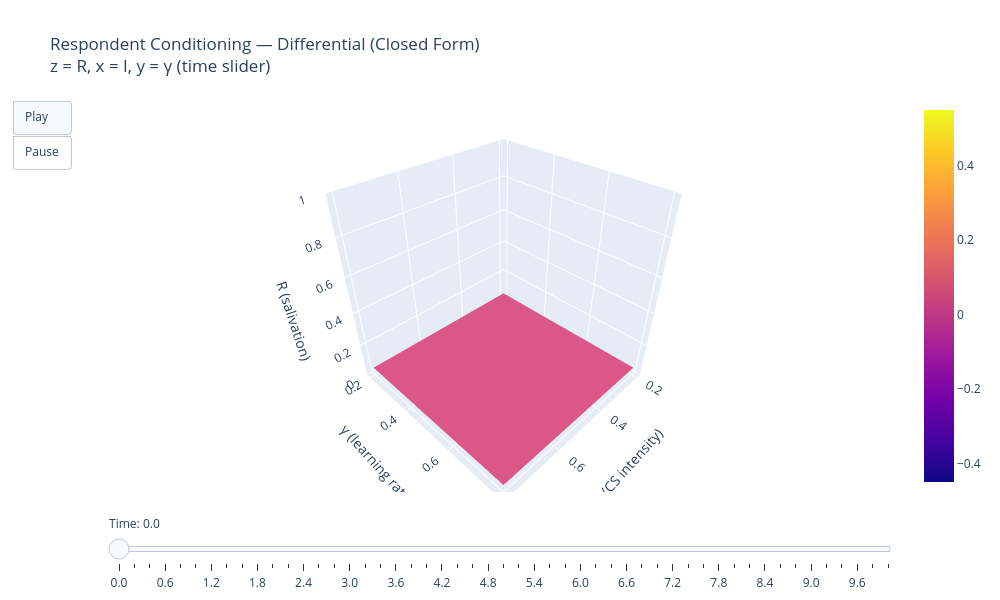

The code cell stored with this chart in its notebook:
### Code cell
# ---------------- 3) Differential (closed-form) ----------------
# dR/dt = γ I (1 - R)  =>  R(t) = 1 - (1 - R0) exp(-γ I t)
time_ct = np.linspace(0.0, 10.0, 51)

def differential_surface_at_time(tval):
    return 1.0 - (1.0 - R0) * np.exp(-G_grid * I_grid * tval)

frames_ct = []
for i, tval in enumerate(time_ct):
    Z = differential_surface_at_time(tval)
    frames_ct.append(go.Frame(data=[go.Surface(z=Z, x=I_grid, y=G_grid, showscale=False)],
                              name=f"t_{i}"))

fig_ct = go.Figure(
    data=[go.Surface(z=differential_surface_at_time(0.0), x=I_grid, y=G_grid, showscale=True)],
    layout=go.Layout(
        height=600,
        width=1000,
        title="Respondent Conditioning — Differential (Closed Form)<br>z = R, x = I, y = γ (time slider)",
        scene=dict(
            xaxis_title="I (CS intensity)",
            yaxis_title="γ (learning rate)",
            zaxis_title="R (salivation)",
            zaxis=dict(range=[0, 1]),  # lock z limits
            aspectmode='cube'
        ),
        updatemenus=[dict(type="buttons",
                          buttons=[dict(label="Play",
                                        method="animate",
                                        args=[None, dict(frame=dict(duration=120, redraw=True),
                                                         fromcurrent=True, transition=dict(duration=0))]),
                                   dict(label="Pause",
                                        method="animate",
                                        args=[[None], dict(frame=dict(duration=0, redraw=False),
                                                           mode="immediate")])])],
        sliders=[dict(
            steps=[dict(method="animate",
                        args=[[f"t_{i}"],
                              dict(mode="immediate",
                                   frame=dict(duration=0, redraw=True),
                                   transition=dict(duration=0))],
                        label=f"{time_ct[i]:.1f}")
                   for i in range(len(time_ct))],
            currentvalue=dict(prefix="Time: ")
        )]
    ),
    frames=frames_ct
)

fig_ct.show()

### Figure 1 — Plotly figure (JSON) as saved in the notebook; plotly's stock layout.template omitted (floating-point values rounded to 4 significant figures)
{"data": [{"showscale": true, "type": "surface", "x": [[0.2, 0.5, 0.8], [0.2, 0.5, 0.8], [0.2, 0.5, 0.8]], "y": [[0.2, 0.2, 0.2], [0.5, 0.5, 0.5], [0.8, 0.8, 0.8]], "z": [[0.05, 0.05, 0.05], [0.05, 0.05, 0.05], [0.05, 0.05, 0.05]]}], "layout": {"height": 600, "scene": {"aspectmode": "cube", "xaxis": {"title": {"text": "I (CS intensity)"}}, "yaxis": {"title": {"text": "γ (learning rate)"}}, "zaxis": {"range": [0, 1], "title": {"text": "R (salivation)"}}}, "sliders": [{"currentvalue": {"prefix": "Time: "}, "steps": [{"args": [["t_0"], {"frame": {"duration": 0, "redraw": true}, "mode": "immediate", "transition": {"duration": 0}}], "label": "0.0", "method": "animate"}, {"args": [["t_1"], {"frame": {"duration": 0, "redraw": true}, "mode": "immediate", "transition": {"duration": 0}}], "label": "0.2", "method": "animate"}, {"args": [["t_2"], {"frame": {"duration": 0, "redraw": true}, "mode": "immediate", "transition": {"duration": 0}}], "label": "0.4", "method": "animate"}, {"args": [["t_3"], {"frame": {"duration": 0, "redraw": true}, "mode": "immediate", "transition": {"duration": 0}}], "label": "0.6", "method": "animate"}, {"args": [["t_4"], {"frame": {"duration": 0, "redraw": true}, "mode": "immediate", "transition": {"duration": 0}}], "label": "0.8", "method": "animate"}, {"args": [["t_5"], {"frame": {"duration": 0, "redraw": true}, "mode": "immediate", "transition": {"duration": 0}}], "label": "1.0", "method": "animate"}, {"args": [["t_6"], {"frame": {"duration": 0, "redraw": true}, "mode": "immediate", "transition": {"duration": 0}}], "label": "1.2", "method": "animate"}, {"args": [["t_7"], {"frame": {"duration": 0, "redraw": true}, "mode": "immediate", "transition": {"duration": 0}}], "label": "1.4", "method": "animate"}, {"args": [["t_8"], {"frame": {"duration": 0, "redraw": true}, "mode": "immediate", "transition": {"duration": 0}}], "label": "1.6", "method": "animate"}, {"args": [["t_9"], {"frame": {"duration": 0, "redraw": true}, "mode": "immediate", "transition": {"duration": 0}}], "label": "1.8", "method": "animate"}, {"args": [["t_10"], {"frame": {"duration": 0, "redraw": true}, "mode": "immediate", "transition": {"duration": 0}}], "label": "2.0", "method": "animate"}, {"args": [["t_11"], {"frame": {"duration": 0, "redraw": true}, "mode": "immediate", "transition": {"duration": 0}}], "label": "2.2", "method": "animate"}, {"args": [["t_12"], {"frame": {"duration": 0, "redraw": true}, "mode": "immediate", "transition": {"duration": 0}}], "label": "2.4", "method": "animate"}, {"args": [["t_13"], {"frame": {"duration": 0, "redraw": true}, "mode": "immediate", "transition": {"duration": 0}}], "label": "2.6", "method": "animate"}, {"args": [["t_14"], {"frame": {"duration": 0, "redraw": true}, "mode": "immediate", "transition": {"duration": 0}}], "label": "2.8", "method": "animate"}, {"args": [["t_15"], {"frame": {"duration": 0, "redraw": true}, "mode": "immediate", "transition": {"duration": 0}}], "label": "3.0", "method": "animate"}, {"args": [["t_16"], {"frame": {"duration": 0, "redraw": true}, "mode": "immediate", "transition": {"duration": 0}}], "label": "3.2", "method": "animate"}, {"args": [["t_17"], {"frame": {"duration": 0, "redraw": true}, "mode": "immediate", "transition": {"duration": 0}}], "label": "3.4", "method": "animate"}, {"args": [["t_18"], {"frame": {"duration": 0, "redraw": true}, "mode": "immediate", "transition": {"duration": 0}}], "label": "3.6", "method": "animate"}, {"args": [["t_19"], {"frame": {"duration": 0, "redraw": true}, "mode": "immediate", "transition": {"duration": 0}}], "label": "3.8", "method": "animate"}, {"args": [["t_20"], {"frame": {"duration": 0, "redraw": true}, "mode": "immediate", "transition": {"duration": 0}}], "label": "4.0", "method": "animate"}, {"args": [["t_21"], {"frame": {"duration": 0, "redraw": true}, "mode": "immediate", "transition": {"duration": 0}}], "label": "4.2", "method": "animate"}, {"args": [["t_22"], {"frame": {"duration": 0, "redraw": true}, "mode": "immediate", "transition": {"duration": 0}}], "label": "4.4", "method": "animate"}, {"args": [["t_23"], {"frame": {"duration": 0, "redraw": true}, "mode": "immediate", "transition": {"duration": 0}}], "label": "4.6", "method": "animate"}, {"args": [["t_24"], {"frame": {"duration": 0, "redraw": true}, "mode": "immediate", "transition": {"duration": 0}}], "label": "4.8", "method": "animate"}, {"args": [["t_25"], {"frame": {"duration": 0, "redraw": true}, "mode": "immediate", "transition": {"duration": 0}}], "label": "5.0", "method": "animate"}, {"args": [["t_26"], {"frame": {"duration": 0, "redraw": true}, "mode": "immediate", "transition": {"duration": 0}}], "label": "5.2", "method": "animate"}, {"args": [["t_27"], {"frame": {"duration": 0, "redraw": true}, "mode": "immediate", "transition": {"duration": 0}}], "label": "5.4", "method": "animate"}, {"args": [["t_28"], {"frame": {"duration": 0, "redraw": true}, "mode": "immediate", "transition": {"duration": 0}}], "label": "5.6", "method": "animate"}, {"args": [["t_29"], {"frame": {"duration": 0, "redraw": true}, "mode": "immediate", "transition": {"duration": 0}}], "label": "5.8", "method": "animate"}, {"args": [["t_30"], {"frame": {"duration": 0, "redraw": true}, "mode": "immediate", "transition": {"duration": 0}}], "label": "6.0", "method": "animate"}, {"args": [["t_31"], {"frame": {"duration": 0, "redraw": true}, "mode": "immediate", "transition": {"duration": 0}}], "label": "6.2", "method": "animate"}, {"args": [["t_32"], {"frame": {"duration": 0, "redraw": true}, "mode": "immediate", "transition": {"duration": 0}}], "label": "6.4", "method": "animate"}, {"args": [["t_33"], {"frame": {"duration": 0, "redraw": true}, "mode": "immediate", "transition": {"duration": 0}}], "label": "6.6", "method": "animate"}, {"args": [["t_34"], {"frame": {"duration": 0, "redraw": true}, "mode": "immediate", "transition": {"duration": 0}}], "label": "6.8", "method": "animate"}, {"args": [["t_35"], {"frame": {"duration": 0, "redraw": true}, "mode": "immediate", "transition": {"duration": 0}}], "label": "7.0", "method": "animate"}, {"args": [["t_36"], {"frame": {"duration": 0, "redraw": true}, "mode": "immediate", "transition": {"duration": 0}}], "label": "7.2", "method": "animate"}, {"args": [["t_37"], {"frame": {"duration": 0, "redraw": true}, "mode": "immediate", "transition": {"duration": 0}}], "label": "7.4", "method": "animate"}, {"args": [["t_38"], {"frame": {"duration": 0, "redraw": true}, "mode": "immediate", "transition": {"duration": 0}}], "label": "7.6", "method": "animate"}, {"args": [["t_39"], {"frame": {"duration": 0, "redraw": true}, "mode": "immediate", "transition": {"duration": 0}}], "label": "7.8", "method": "animate"}, {"args": [["t_40"], {"frame": {"duration": 0, "redraw": true}, "mode": "immediate", "transition": {"duration": 0}}], "label": "8.0", "method": "animate"}, {"args": [["t_41"], {"frame": {"duration": 0, "redraw": true}, "mode": "immediate", "transition": {"duration": 0}}], "label": "8.2", "method": "animate"}, {"args": [["t_42"], {"frame": {"duration": 0, "redraw": true}, "mode": "immediate", "transition": {"duration": 0}}], "label": "8.4", "method": "animate"}, {"args": [["t_43"], {"frame": {"duration": 0, "redraw": true}, "mode": "immediate", "transition": {"duration": 0}}], "label": "8.6", "method": "animate"}, {"args": [["t_44"], {"frame": {"duration": 0, "redraw": true}, "mode": "immediate", "transition": {"duration": 0}}], "label": "8.8", "method": "animate"}, {"args": [["t_45"], {"frame": {"duration": 0, "redraw": true}, "mode": "immediate", "transition": {"duration": 0}}], "label": "9.0", "method": "animate"}, {"args": [["t_46"], {"frame": {"duration": 0, "redraw": true}, "mode": "immediate", "transition": {"duration": 0}}], "label": "9.2", "method": "animate"}, {"args": [["t_47"], {"frame": {"duration": 0, "redraw": true}, "mode": "immediate", "transition": {"duration": 0}}], "label": "9.4", "method": "animate"}, {"args": [["t_48"], {"frame": {"duration": 0, "redraw": true}, "mode": "immediate", "transition": {"duration": 0}}], "label": "9.6", "method": "animate"}, {"args": [["t_49"], {"frame": {"duration": 0, "redraw": true}, "mode": "immediate", "transition": {"duration": 0}}], "label": "9.8", "method": "animate"}, {"args": [["t_50"], {"frame": {"duration": 0, "redraw": true}, "mode": "immediate", "transition": {"duration": 0}}], "label": "10.0", "method": "animate"}]}], "title": {"text": "Respondent Conditioning — Differential (Closed Form)<br>z = R, x = I, y = γ (time slider)"}, "updatemenus": [{"buttons": [{"args": [null, {"frame": {"duration": 120, "redraw": true}, "fromcurrent": true, "transition": {"duration": 0}}], "label": "Play", "method": "animate"}, {"args": [[null], {"frame": {"duration": 0, "redraw": false}, "mode": "immediate"}], "label": "Pause", "method": "animate"}], "type": "buttons"}], "width": 1000}}
